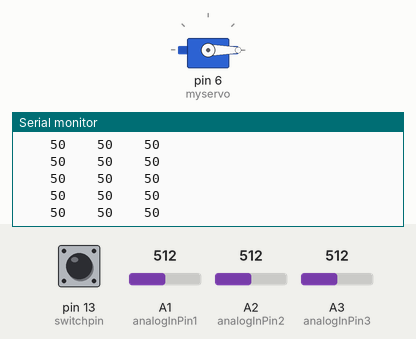
Recording of a sketch running on a simulated Arduino Uno, built with avr-gcc and run on an emulated ATmega328P. On the bench: servo, the last lines printed to the serial monitor. Inputs (shaded band) come from the test bench; at power-on: A1 (analogInPin1) = 512, pin 13 (switchpin) LOW, A2 (analogInPin2) = 512, A3 (analogInPin3) = 512.

Above: at 1.2 s.
1.3 s: A1 (analogInPin1) set to 108
At 2.1 s:
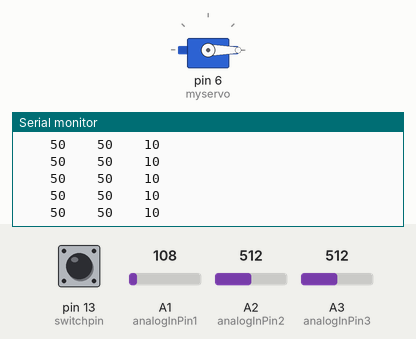
4.3 s: A1 (analogInPin1) set to 94
At 5.0 s:
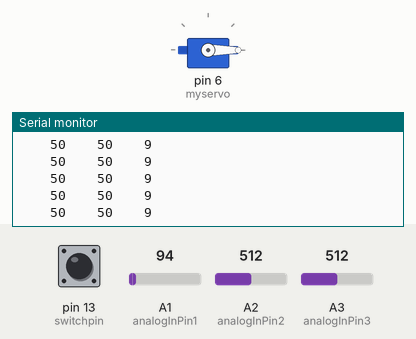
Timing chart, 0 to 7.3 s (numbered marks = the images above; inputs shaded):
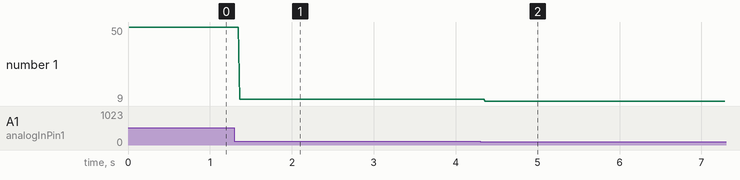

The sketch:

HeistPuzzleOne.ino
```cpp
//Atelier Art Heist Puzzle One

#include <Servo.h>

Servo myservo;

const int analogInPin1 = A1;
const int analogInPin2 = A2;
const int analogInPin3 = A3;

const int switchpin = 13;
int buttonState = 0;

//Answer Values
const int answerOne = 44;
const int answerTwo = 95;
const int answerThree = 81;

int sensorValue1 = 0;
int outputValue1 = 0;
int sensorValue2 = 0;
int outputValue2 = 0;
int sensorValue3 = 0;
int outputValue3 = 0;

//Variable to store the initial servo position
int pos = 0;

void setup() {
  //Sets the input pins as well as the initial servo angle
  Serial.begin(9600);
  myservo.attach(6);
  myservo.write(0);
  pinMode(switchpin, INPUT);
}

void loop() {
  buttonState = digitalRead(switchpin);
  //Calculates the difference between the input from the potentiometers and the answer values
  int difference1 = outputValue1 - answerOne;
  int difference2 = outputValue2 - answerTwo;
  int difference3 = outputValue3 - answerThree;

  //Potentiometer values are mapped from 0-100
  sensorValue1 = analogRead(analogInPin1);
  outputValue1 = map(sensorValue1, 0, 1023, 0, 100);
  sensorValue2 = analogRead(analogInPin2);
  outputValue2 = map(sensorValue2, 0, 1023, 0, 100);
  sensorValue3 = analogRead(analogInPin3);
  outputValue3 = map(sensorValue3, 0, 1023, 0, 100);

  //Determines if the absolute difference of the values calculated earlier are within a range of 10, if true then the servo angle changes.
  if (abs(difference1) < 10 && abs(difference2) < 10 && abs(difference3) < 10){
    myservo.write(90);
    delay(10);
  }else{
    delay(10);
  }
  //Backup switch used to reset the servo angle to default
  if (buttonState == HIGH) {
    myservo.write(0);
  }

  //Used for calibration within the serial monitor
  Serial.println(outputValue1);
  Serial.print("    ");
  Serial.print(outputValue2);
  Serial.print("    ");
  Serial.print(outputValue3);
  Serial.print("    ");

  delay(2);
}
```

Measured:
- after the input at 1.3 s, the serial monitor: prints a new line after 0.07 s (image 1)
- after the input at 4.3 s, the serial monitor: prints a new line after 0.06 s (image 2)
- plotted number 1: 50 → 10 after the input at 1.3 s, 10 → 9 after the input at 4.3 s
